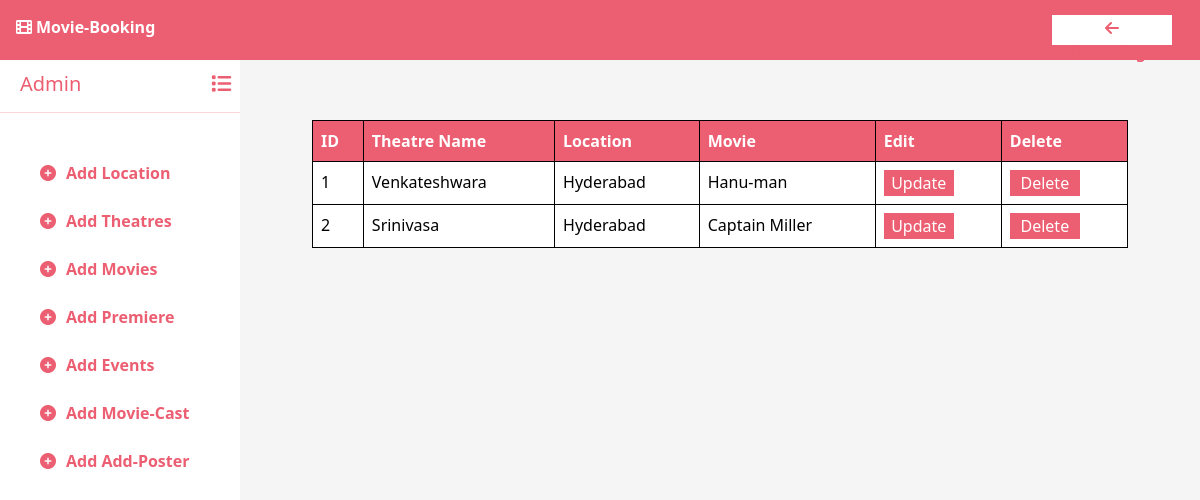
The app's page /theatreManage/, older data.
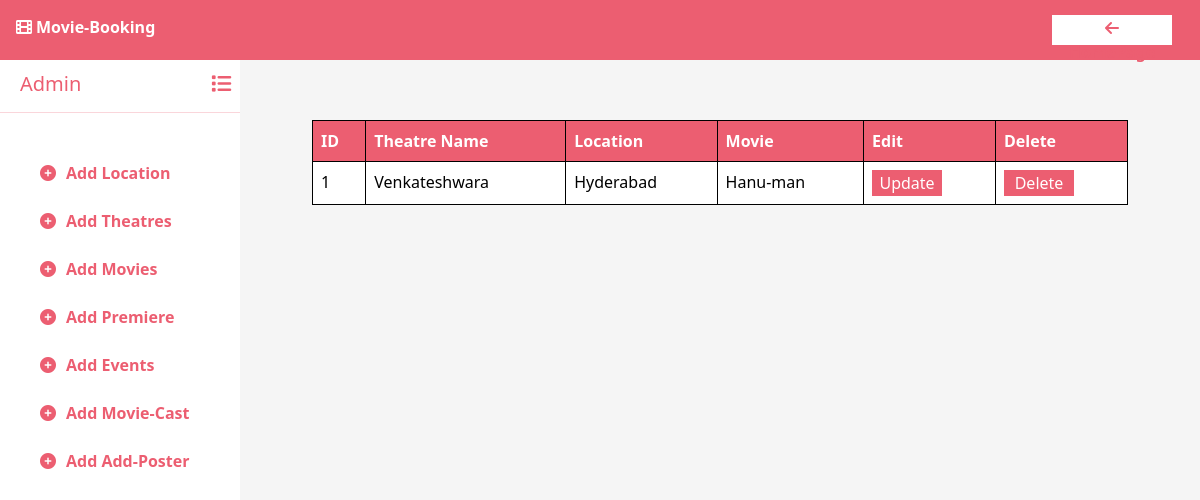
The same page, newer data.
### movie/models.py (models this page shows)
class Theatre(models.Model):
    theatre_name = models.CharField(max_length=50)
    location = models.ForeignKey(Location, on_delete=models.CASCADE)
    movie = models.ForeignKey(Movie, on_delete=models.CASCADE)

class Location(models.Model):
    location = models.CharField(max_length=50)
    movie = models.ForeignKey(Movie, on_delete=models.CASCADE)

class Movie(models.Model):
    movie_name = models.CharField(max_length=50)
    duration = models.CharField(max_length=10)
    type = models.CharField(max_length=100)
    release_date = models.CharField(max_length=20)
    languages = models.CharField(max_length=50)
    movie_poster = models.ImageField(upload_to='images')
    dimension = models.CharField(max_length=50)
    about_movie = models.TextField(max_length=500)

### movie/views.py (the view)
# urls.py: path('theatreManage/',views.theatreManage),
def theatreManage(request):
    context={}
    theatre = Theatre.objects.all()
    context["theatres"] = theatre
    return render(request,"theatreManage.html",context)

### movie/templates/theatreManage.html (shortened to what this page needs)
<!DOCTYPE html>
<html lang="en">
<head>
    <link href="https://cdn.jsdelivr.net/npm/bootstrap@5.3.2/dist/css/bootstrap.min.css" rel="stylesheet">
    <link rel="stylesheet" href="https://cdnjs.cloudflare.com/ajax/libs/font-awesome/6.0.0/css/all.min.css">
</head>
<body>
    <nav class="navbar navbar-expand-lg d-flex flex-row bg-white fixed-top">
        <div class="container-fluid justify-content-start">
            <p class="fonticon"><i class="fa-solid fa-film mx-1"></i>Movie-Booking</p>
        </div>
        <div class="container-fluid justify-content-end mx-3">
            <button type="button" id="logbtn" onclick="back()"><i class="fa-solid fa-arrow-left mx-1"></i>HomePage</button>
        </div>
    </nav>
    <div class="sidebar">
        <div class="sidebar-content">
            <h5 class="admin">Admin<i class="fa-solid fa-list"></i></h5><hr>
        </div>
        <P class="links"><i class="fa-solid fa-circle-plus"></i><a href="/addLocation/" class="addlink">Add Location</a></P>
        <P class="links"><i class="fa-solid fa-circle-plus"></i><a href="/addTheatre/" class="addlink">Add Theatres</a></P>
        <P class="links"><i class="fa-solid fa-circle-plus"></i><a href="/addMovies/" class="addlink">Add Movies</a></P>
        <P class="links"><i class="fa-solid fa-circle-plus"></i><a href="/addPremiere/" class="addlink">Add Premiere</a></P>
        <P class="links"><i class="fa-solid fa-circle-plus"></i><a href="/addEvents/" class="addlink">Add Events</a></P>
        <P class="links"><i class="fa-solid fa-circle-plus"></i><a href="/addCast/" class="addlink">Add Movie-Cast</a></P>
        <P class="links"><i class="fa-solid fa-circle-plus"></i><a href="/addPoster/" class="addlink">Add Add-Poster</a></P>
    </div>
    <div class="content">
        <div class="container d-flex align-items-center justify-content-center">
            <div class="table-responsive">
                <table class="table">
                    <tr>
                        <th>ID</th>
                        <th>Theatre Name</th>
                        <th>Location</th>
                        <th>Movie</th>
                        <th>Edit</th>
                        <th>Delete</th>
                    </tr>
                    {% for theatre in theatres %}
                    <tr>
                        <td>{{theatre.id}}</td>
                        <td>{{theatre.theatre_name}}</td>
                        <td>{{theatre.location.location}}</td>
                        <td>{{theatre.movie.movie_name}}</td>
                        <td><button class="edbtn"><a href="/edittheatre/{{theatre.id}}/" class="hrefbtn">Update</a></button></td>
                        <td><button class="edbtn" onclick="deleteTheatre()"><a href="/deletetheatre/{{theatre.id}}/" class="hrefbtn">Delete</a></button></td>
                    </tr>
                    {% endfor %}
                </table>
            </div>
        </div>
    </div>
</body>
</html>

Row changes from the older to the newer data that the page shows:
removed Theatre: id "2", theatre_name "Srinivasa", location.location "Hyderabad", movie.movie_name "Captain Miller"
